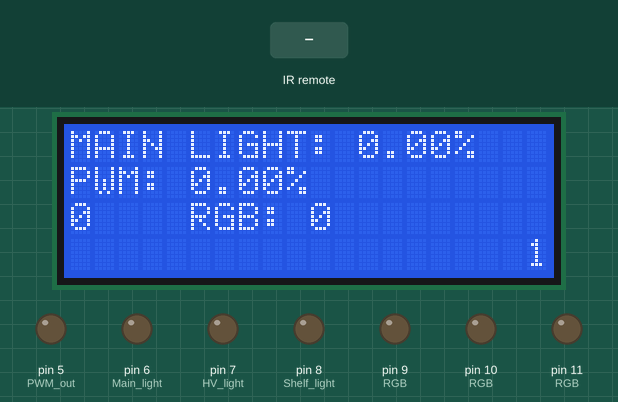
The sketch below on a simulated Arduino Uno, built with avr-gcc and run on an emulated ATmega328P. Shown: 20×4 character LCD, output pins drawn as LEDs (lit = HIGH). The test bench sets the inputs (shaded band). What the sketch prints to the serial monitor is not drawn.

Above: at 1.2 s.
1.3 s: infrared code 0xE10 received
At 1.46 s:
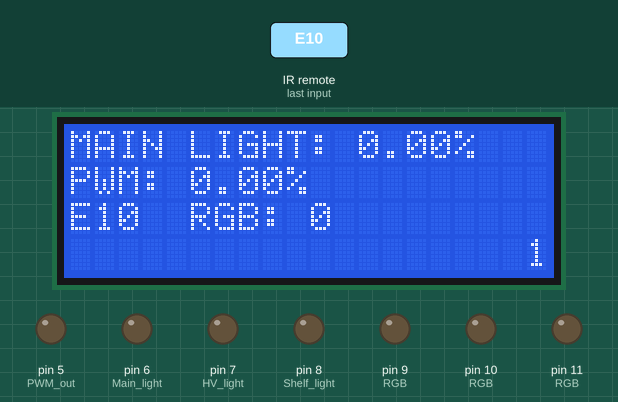
4.3 s: infrared code 0xE2F received
At 4.45 s:
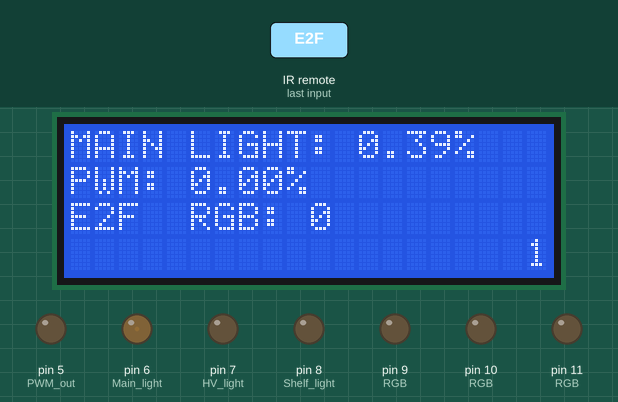
5.9 s: infrared code 0xE1C received
At 6.04 s:
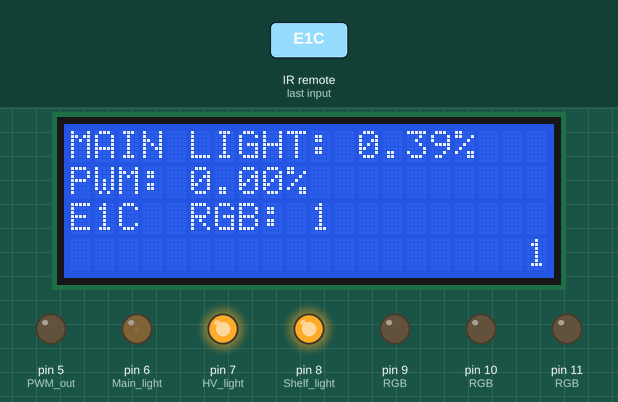
7.5 s: infrared code 0xE20 received
At 8.4 s:
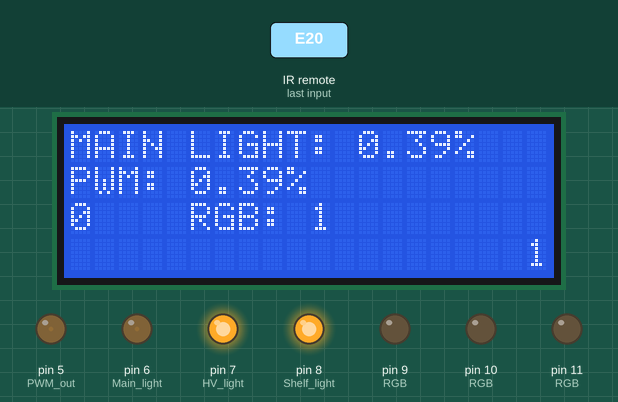
9.1 s: infrared code 0xE35 received
At 10.2 s:
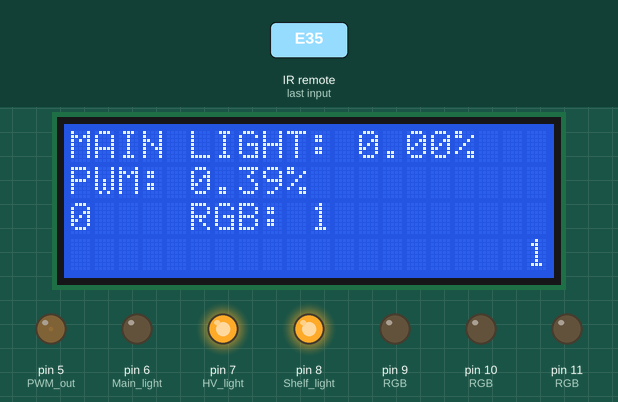
10.7 s: infrared code 0xE00 received
At 12.2 s:
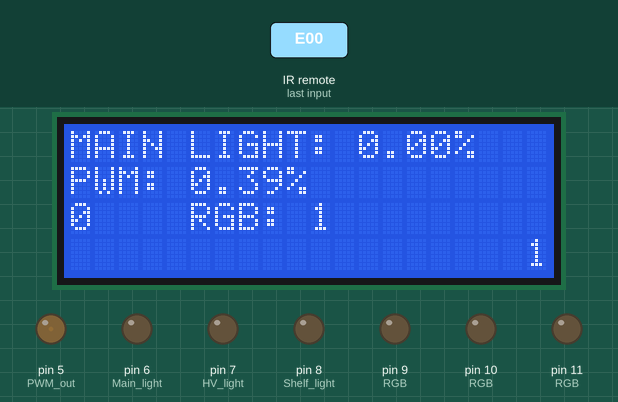
Timing chart, 0 to 13.7 s (numbered marks = the images above; inputs shaded):
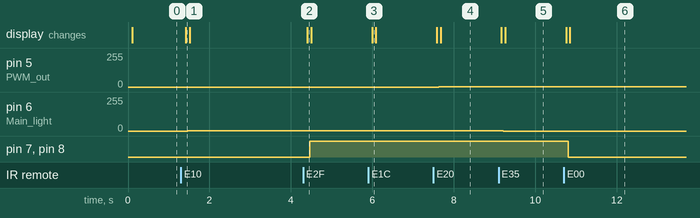

Measured:
- after the input at 1.3 s, pin 6 (Main_light): 0/255 → 1/255 after 0.17 s; the display: changes after 0.12 s (image 1)
- after the input at 4.3 s, pin 7 (HV_light), pin 8 (Shelf_light): LOW → HIGH after 0.16 s; the display: changes after 0.11 s (image 2)
- after the input at 5.9 s, the display: changes after 0.09 s (image 3)
- after the input at 7.5 s, pin 5 (PWM_out): 0/255 → 1/255 after 0.13 s; the display: first changes after 0.08 s (image 4 shows a later state)
- after the input at 9.1 s, pin 6 (Main_light): 1/255 → 0/255 after 0.12 s; the display: first changes after 0.07 s (image 5 shows a later state)
- after the input at 10.7 s, pin 7 (HV_light), pin 8 (Shelf_light): HIGH → LOW after 0.10 s; the display: first changes after 0.05 s (image 6 shows a later state)

The sketch:

Room_power_control_V_3.1_I2C.ino
```cpp
#include <Wire.h>
#include <LiquidCrystal_I2C.h>
LiquidCrystal_I2C lcd = LiquidCrystal_I2C(0x27, 20, 4);

#include <IRremote.h>
int RECV_PIN = 4;
IRrecv irrecv(RECV_PIN);
decode_results results;
int irCode;

int DC; //Display count
int screen = 1;
int ML;  //main light
int PWM; //PWM out
bool HV;  //HV light
bool SL;  //Shelf light
void remoteControl();
void lcdDisplay();
int intColorLevel = 0;
//#######################################################################
void setup()
{
  lcd.init();
  lcd.backlight();
  Serial.begin(9600);
  irrecv.enableIRIn();
  pinMode(6, OUTPUT); // Main light
  pinMode(4, INPUT);  // IR in
  pinMode(5, OUTPUT); //PWM out
  pinMode(7, OUTPUT); //HV light
  pinMode(8, OUTPUT); // Shelf light
  pinMode(9, OUTPUT); // RGB
  pinMode(10, OUTPUT); // RGB
  pinMode(11, OUTPUT); // RGB
  pinMode(12, INPUT); // Sense Door
}
//#######################################################################
void loop()
{
  DC++;
  if (DC > 100)
  {
    remoteControl();
    lcdDisplay();
    DC = 0;
  }
  switch (irCode) {
    case 0xE10: // Work
      Serial.print("Code: ");
      Serial.println("V+");
        ML++;
        if (ML > 255)
        {
          ML--;
        }
        break;
    case 0xE11: // Work
      Serial.print("Code: ");
      Serial.println("V-");
        ML--;
        if (ML < 0)
        {
          ML++;
        }
        break;
    case 0xE20: // Work
      Serial.print("Code: ");
      Serial.println("P+");
        PWM++;
        if (PWM > 255)
        {
          PWM--;
        }
        break;
    case 0xE21: // Work
      Serial.print("Code: ");
      Serial.println("P-");
        PWM--;
        if (PWM < 0)
        {
          PWM++;
        }
        break;
    case 0xE35: // Work
      Serial.print("Code: ");
      Serial.println("TV GUIDE");
        ML = 0;
        break;
    case 0xE1C: // Work
      Serial.print("Code: ");
      Serial.println("MENU");
        PWM = 0;
        break;
    case 0xE31: // Work
      Serial.print("Code: ");
      Serial.println("EXIT");
        PWM = 0;
        ML = 0;
        break;
    case 0xE00:
      Serial.print("Code: ");
      Serial.println("0");
        if (HV == true)
        {
          HV = false;
        }
        if (SL == true)
        {
          SL = false;
        }
        break;
    case 0xE2F:
      Serial.print("Code: ");
      Serial.println("TV");
        HV = !HV;
        Serial.print("HV: ");
        Serial.println(HV);
    case 0xE24:
      Serial.print("Code: ");
      Serial.println("_");
        SL = !SL;
        Serial.print("SL: ");
        Serial.println(SL);
    case 0xE12:
      Serial.print("Code: ");
      Serial.println("UP");
        intColorLevel++;
        if(intColorLevel > 255){intColorLevel=255;}
        break;
    case 0xE13:
      Serial.print("Code: ");
      Serial.println("Down");
        intColorLevel--;
        if(intColorLevel < 0){intColorLevel=0;}
        break;
    case 0xE22:
      Serial.print("Code: ");
      Serial.println("OK");
        analogWrite(9, 50);
        analogWrite(10, 50);
        analogWrite(11, 50);
        Serial.print("RGB: ");
        Serial.println(intColorLevel);
        break;
    case 0xE0C:
      Serial.print("Code: ");
      Serial.println("POWER");
      PWM = 0;
      ML = 0;
      SL = false;
      HV = false;
      analogWrite(9, 0);
      analogWrite(10, 0);
      analogWrite(11, 0);
      break;
  }

  analogWrite(6, ML);
  analogWrite(5, PWM);
  digitalWrite(7, HV);
  digitalWrite(8, SL);
  irCode = 0;
}
//#######################################################################
void remoteControl()
{
  if (irrecv.decode(&results))
  {
    irCode = results.value;
    irrecv.resume();
  }
}
//#######################################################################
void lcdDisplay()
{
  if (screen == 0)
  {
    lcd.clear();
    lcd.setCursor(0, 0);
    lcd.print("MAIN LIGHT:");
    lcd.setCursor(0, 1);
    lcd.print("BRIGHTNESS: ");
    lcd.print(ML / 255.0 * 100.0);
    lcd.print("%");
    lcd.setCursor(0, 2);
    lcd.print("BED LIGHT:");
    lcd.setCursor(0, 3);
    lcd.print("BRIGHTNESS: ");
    lcd.print("%");
    lcd.setCursor(19, 3);
    lcd.print(screen);
    delay(50);
  }
  if (screen == 1)
  {
    lcd.clear();
    lcd.setCursor(0, 0);
    lcd.print("MAIN LIGHT: ");
    lcd.print(ML / 255.0 * 100.0);
    lcd.print("%");
    lcd.setCursor(0, 1);
    lcd.print("PWM: ");
    lcd.print(PWM / 255.0 * 100.0);
    lcd.print("%");
    lcd.setCursor(0, 2);
    lcd.print(irCode, HEX);
    lcd.setCursor(5, 2);
    lcd.print("RGB: ");
    lcd.print(intColorLevel);
    lcd.setCursor(19, 3);
    lcd.print(screen);
    delay(50);
  }
  // if (screen == 2)
  // {
  //   lcd.clear();
  //   lcd.setCursor(2, 1);
  //   lcd.print("TIME: ");
  //   lcd.print(":");
  //   lcd.print(":");
  //   lcd.setCursor(2, 2);
  //   lcd.print("COOLER: ");
  //   lcd.setCursor(0, 3);
  //   lcd.print("Cycles/Sec:");
  //   lcd.setCursor(19, 3);
  //   lcd.print(screen);
  // }

}
```
